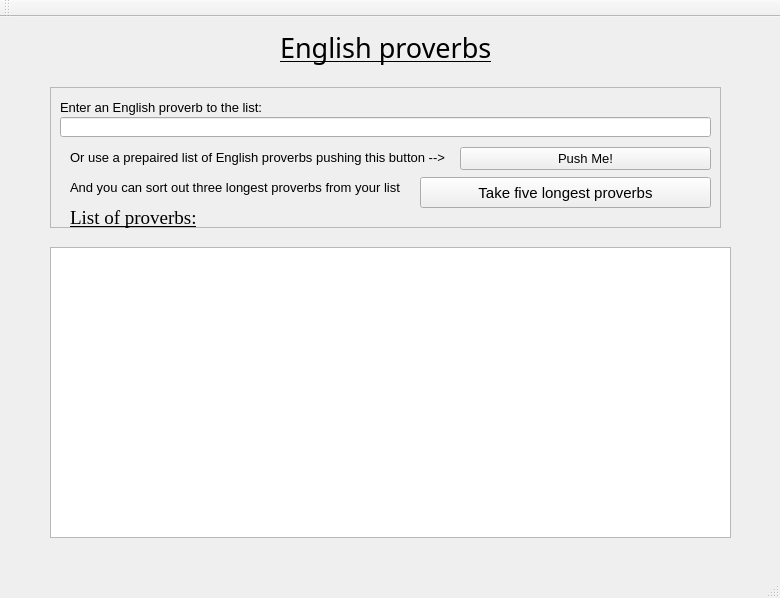
<?xml version="1.0" encoding="UTF-8"?>
<ui version="4.0">
 <class>MainWindow</class>
 <widget class="QMainWindow" name="MainWindow">
  <property name="geometry">
   <rect>
    <x>0</x>
    <y>0</y>
    <width>780</width>
    <height>598</height>
   </rect>
  </property>
  <property name="windowTitle">
   <string>MainWindow</string>
  </property>
  <widget class="QWidget" name="centralWidget">
   <widget class="QFrame" name="frame">
    <property name="geometry">
     <rect>
      <x>50</x>
      <y>70</y>
      <width>671</width>
      <height>141</height>
     </rect>
    </property>
    <property name="frameShape">
     <enum>QFrame::StyledPanel</enum>
    </property>
    <property name="frameShadow">
     <enum>QFrame::Raised</enum>
    </property>
    <widget class="QLineEdit" name="lineEdit">
     <property name="geometry">
      <rect>
       <x>10</x>
       <y>30</y>
       <width>651</width>
       <height>20</height>
      </rect>
     </property>
    </widget>
    <widget class="QPushButton" name="pushButton">
     <property name="geometry">
      <rect>
       <x>410</x>
       <y>60</y>
       <width>251</width>
       <height>23</height>
      </rect>
     </property>
     <property name="font">
      <font>
       <pointsize>10</pointsize>
      </font>
     </property>
     <property name="text">
      <string>Push Me!</string>
     </property>
    </widget>
    <widget class="QLabel" name="label">
     <property name="geometry">
      <rect>
       <x>10</x>
       <y>10</y>
       <width>531</width>
       <height>21</height>
      </rect>
     </property>
     <property name="font">
      <font>
       <pointsize>10</pointsize>
      </font>
     </property>
     <property name="text">
      <string>Enter an English proverb to the list:</string>
     </property>
    </widget>
    <widget class="QLabel" name="label_2">
     <property name="geometry">
      <rect>
       <x>20</x>
       <y>60</y>
       <width>391</width>
       <height>21</height>
      </rect>
     </property>
     <property name="font">
      <font>
       <pointsize>10</pointsize>
       <weight>50</weight>
       <bold>false</bold>
      </font>
     </property>
     <property name="text">
      <string>Or use a prepaired list of English proverbs pushing this button --&gt;</string>
     </property>
    </widget>
    <widget class="QLabel" name="label_3">
     <property name="geometry">
      <rect>
       <x>20</x>
       <y>90</y>
       <width>381</width>
       <height>21</height>
      </rect>
     </property>
     <property name="font">
      <font>
       <pointsize>10</pointsize>
       <weight>50</weight>
       <bold>false</bold>
      </font>
     </property>
     <property name="text">
      <string>And you can sort out three longest proverbs from your list</string>
     </property>
    </widget>
    <widget class="QPushButton" name="pushButton_Sort">
     <property name="geometry">
      <rect>
       <x>370</x>
       <y>90</y>
       <width>291</width>
       <height>31</height>
      </rect>
     </property>
     <property name="font">
      <font>
       <pointsize>11</pointsize>
       <weight>50</weight>
       <bold>false</bold>
      </font>
     </property>
     <property name="text">
      <string>Take five longest proverbs</string>
     </property>
    </widget>
    <widget class="QLabel" name="label_5">
     <property name="geometry">
      <rect>
       <x>20</x>
       <y>120</y>
       <width>491</width>
       <height>21</height>
      </rect>
     </property>
     <property name="font">
      <font>
       <family>Times New Roman</family>
       <pointsize>14</pointsize>
       <weight>50</weight>
       <italic>false</italic>
       <bold>false</bold>
       <underline>true</underline>
      </font>
     </property>
     <property name="text">
      <string>List of proverbs:</string>
     </property>
    </widget>
   </widget>
   <widget class="QPlainTextEdit" name="plainTextEdit">
    <property name="geometry">
     <rect>
      <x>50</x>
      <y>230</y>
      <width>681</width>
      <height>291</height>
     </rect>
    </property>
    <property name="font">
     <font>
      <weight>50</weight>
      <bold>false</bold>
     </font>
    </property>
   </widget>
   <widget class="QLabel" name="label_4">
    <property name="geometry">
     <rect>
      <x>280</x>
      <y>10</y>
      <width>311</width>
      <height>41</height>
     </rect>
    </property>
    <property name="font">
     <font>
      <family>Roman</family>
      <pointsize>20</pointsize>
      <underline>true</underline>
     </font>
    </property>
    <property name="text">
     <string>English proverbs</string>
    </property>
    <property name="textFormat">
     <enum>Qt::RichText</enum>
    </property>
   </widget>
  </widget>
  <widget class="QMenuBar" name="menuBar">
   <property name="geometry">
    <rect>
     <x>0</x>
     <y>0</y>
     <width>780</width>
     <height>21</height>
    </rect>
   </property>
  </widget>
  <widget class="QToolBar" name="mainToolBar">
   <attribute name="toolBarArea">
    <enum>TopToolBarArea</enum>
   </attribute>
   <attribute name="toolBarBreak">
    <bool>false</bool>
   </attribute>
  </widget>
  <widget class="QStatusBar" name="statusBar"/>
 </widget>
 <layoutdefault spacing="6" margin="11"/>
 <resources/>
 <connections/>
</ui>
